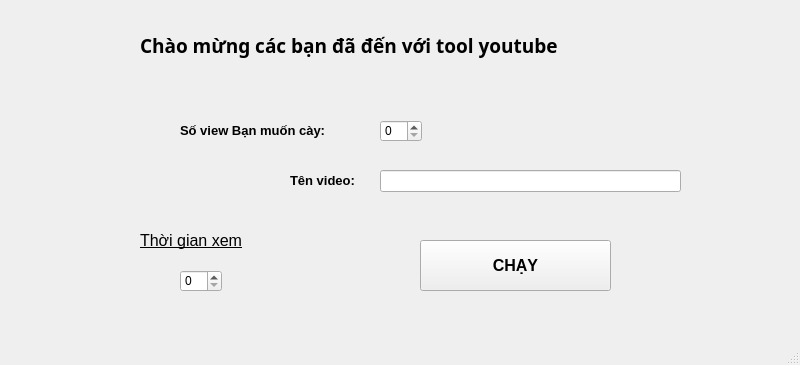
<?xml version="1.0" encoding="UTF-8"?>
<ui version="4.0">
 <class>MainWindow</class>
 <widget class="QMainWindow" name="MainWindow">
  <property name="windowModality">
   <enum>Qt::NonModal</enum>
  </property>
  <property name="geometry">
   <rect>
    <x>0</x>
    <y>0</y>
    <width>800</width>
    <height>365</height>
   </rect>
  </property>
  <property name="windowTitle">
   <string>Slenpy</string>
  </property>
  <widget class="QWidget" name="centralwidget">
   <widget class="QLabel" name="label">
    <property name="geometry">
     <rect>
      <x>140</x>
      <y>30</y>
      <width>481</width>
      <height>31</height>
     </rect>
    </property>
    <property name="font">
     <font>
      <family>Microsoft New Tai Lue</family>
      <pointsize>14</pointsize>
      <weight>75</weight>
      <bold>true</bold>
     </font>
    </property>
    <property name="text">
     <string>Chào mừng các bạn đã đến với tool youtube</string>
    </property>
   </widget>
   <widget class="QLabel" name="label_3">
    <property name="geometry">
     <rect>
      <x>140</x>
      <y>230</y>
      <width>131</width>
      <height>21</height>
     </rect>
    </property>
    <property name="font">
     <font>
      <pointsize>12</pointsize>
      <weight>50</weight>
      <bold>false</bold>
      <underline>true</underline>
     </font>
    </property>
    <property name="text">
     <string>Thời gian xem</string>
    </property>
   </widget>
   <widget class="QSpinBox" name="spinBox">
    <property name="geometry">
     <rect>
      <x>180</x>
      <y>270</y>
      <width>42</width>
      <height>22</height>
     </rect>
    </property>
   </widget>
   <widget class="QPushButton" name="pushButton_2">
    <property name="geometry">
     <rect>
      <x>420</x>
      <y>240</y>
      <width>191</width>
      <height>51</height>
     </rect>
    </property>
    <property name="font">
     <font>
      <pointsize>12</pointsize>
      <weight>75</weight>
      <bold>true</bold>
     </font>
    </property>
    <property name="text">
     <string>CHẠY</string>
    </property>
   </widget>
   <widget class="QLabel" name="label_5">
    <property name="geometry">
     <rect>
      <x>290</x>
      <y>150</y>
      <width>91</width>
      <height>61</height>
     </rect>
    </property>
    <property name="font">
     <font>
      <pointsize>10</pointsize>
      <weight>75</weight>
      <bold>true</bold>
     </font>
    </property>
    <property name="text">
     <string>Tên video:</string>
    </property>
   </widget>
   <widget class="QLineEdit" name="lineEdit_3">
    <property name="geometry">
     <rect>
      <x>380</x>
      <y>170</y>
      <width>301</width>
      <height>22</height>
     </rect>
    </property>
   </widget>
   <widget class="QLabel" name="label_2">
    <property name="geometry">
     <rect>
      <x>180</x>
      <y>120</y>
      <width>201</width>
      <height>20</height>
     </rect>
    </property>
    <property name="font">
     <font>
      <pointsize>10</pointsize>
      <weight>75</weight>
      <bold>true</bold>
     </font>
    </property>
    <property name="text">
     <string>Số view Bạn muốn cày:</string>
    </property>
   </widget>
   <widget class="QSpinBox" name="spinBox_2">
    <property name="geometry">
     <rect>
      <x>380</x>
      <y>120</y>
      <width>42</width>
      <height>22</height>
     </rect>
    </property>
   </widget>
  </widget>
  <widget class="QMenuBar" name="menubar">
   <property name="geometry">
    <rect>
     <x>0</x>
     <y>0</y>
     <width>800</width>
     <height>26</height>
    </rect>
   </property>
  </widget>
  <widget class="QStatusBar" name="statusbar"/>
 </widget>
 <resources/>
 <connections/>
</ui>
